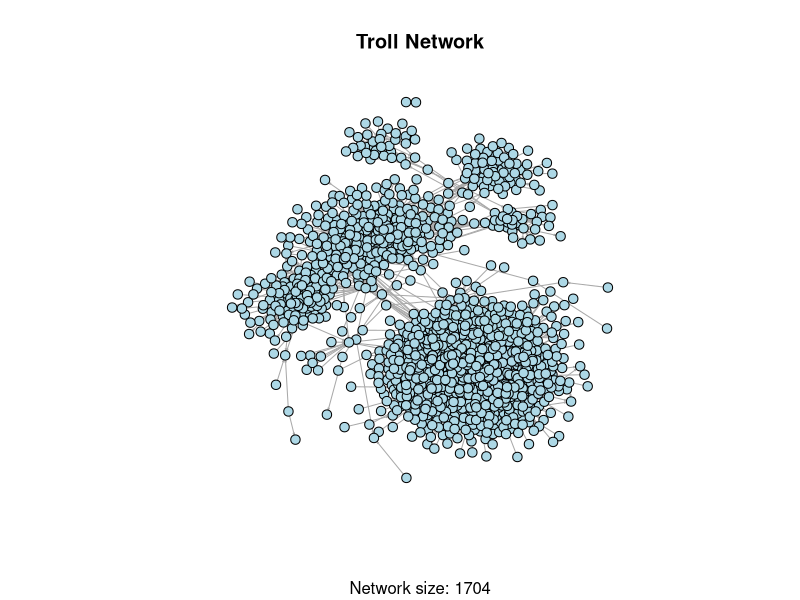
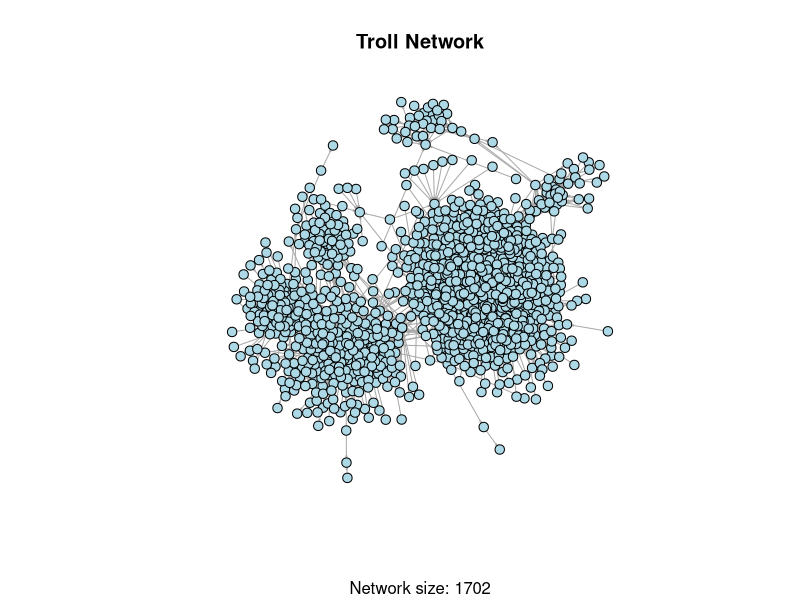
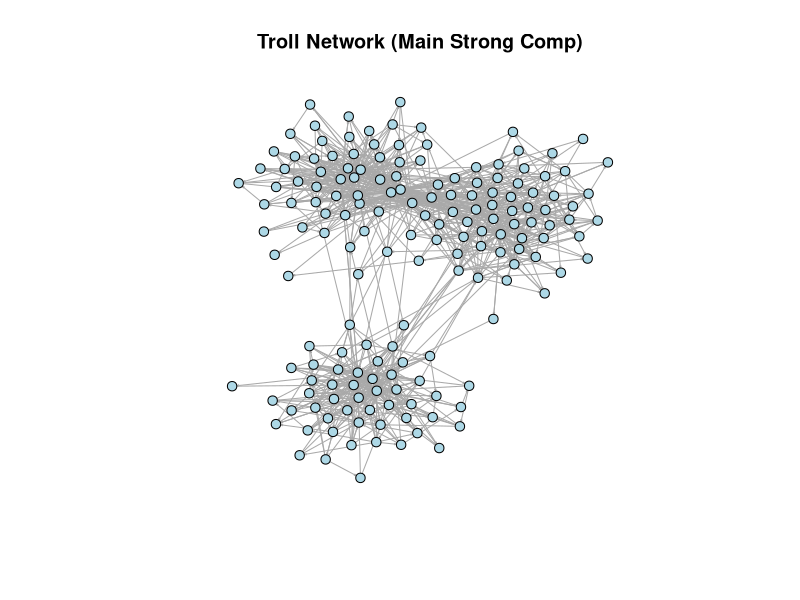
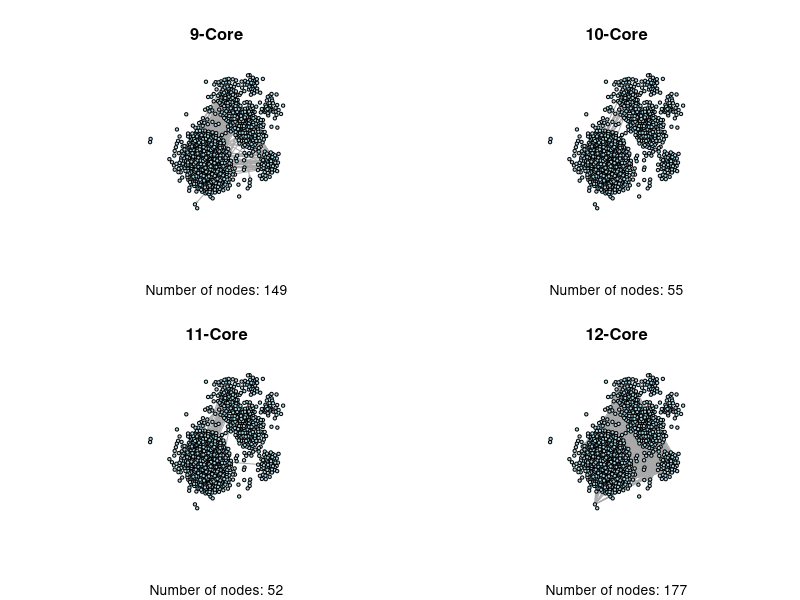
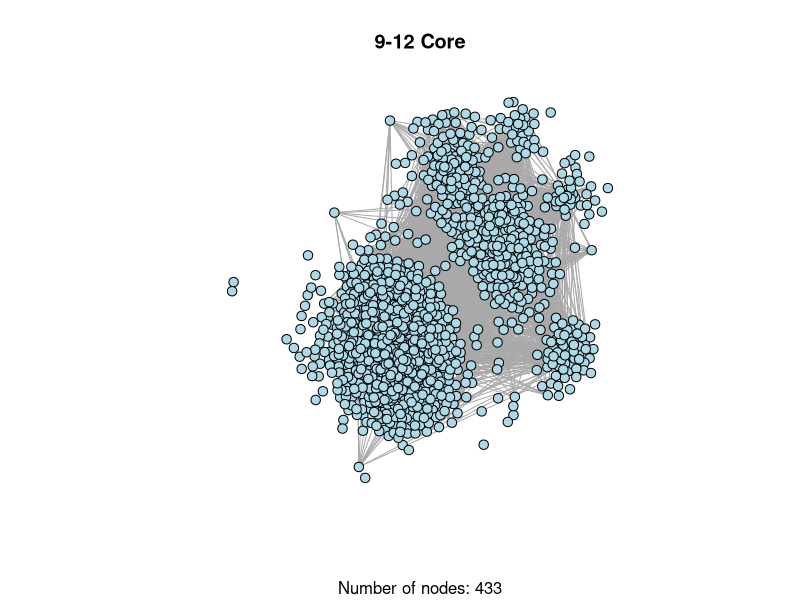
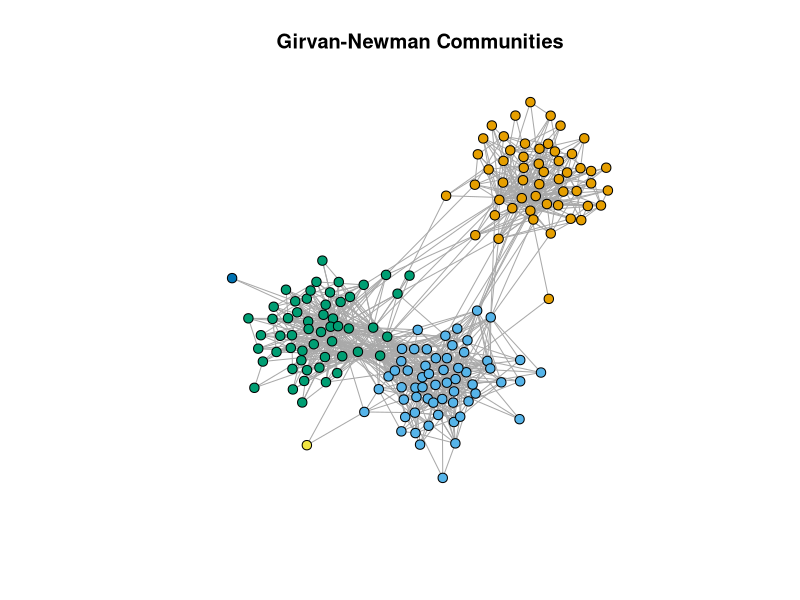
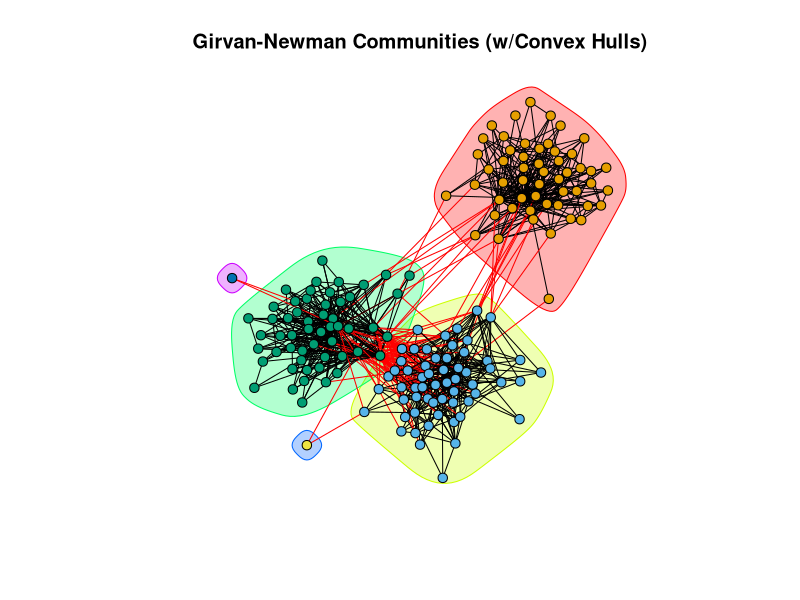
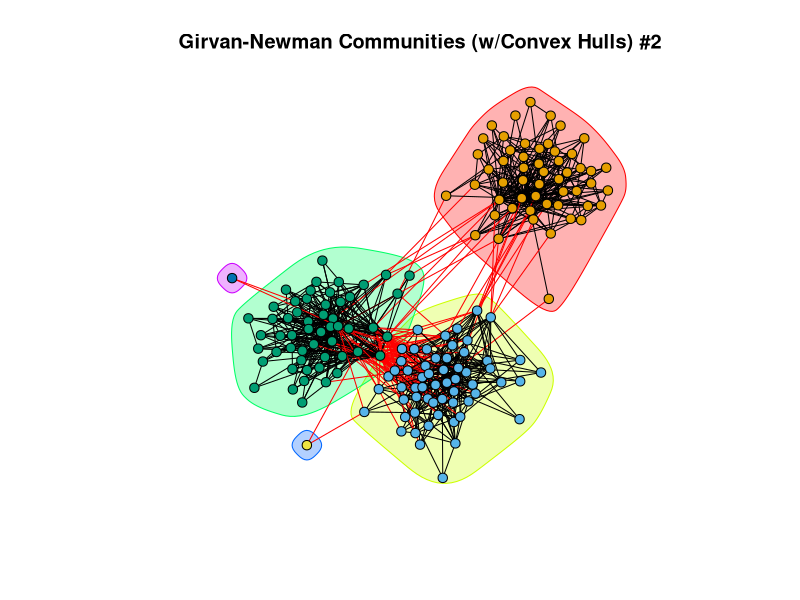

Generate these figures, in order, with R:
## ---- chunk 1
#################################################
# What: Detecting Subgroups in R with igraph
# Created: 02.28.14
# Revised: 01.24.22
#################################################
## ---- chunk 2
library(igraph)
## ---- chunk 3
read.csv("data/Troll_EL.csv", header = TRUE) %>%
  head()
## ---- chunk 4
troll_g <- read.csv("data/Troll_EL.csv", header = TRUE) %>%
  graph_from_data_frame(directed = TRUE) 
## ---- chunk 5
is.directed(troll_g)
## ---- chunk 6
vcount(troll_g) 
## ---- chunk 7
plot(troll_g,
     layout = layout_with_graphopt,
     main = "Troll Network",
     sub = paste0("Network size: ", vcount(troll_g)),
     vertex.color = "lightblue", 
     vertex.label = NA,
     vertex.size = 5, 
     edge.arrow.size = 0.1)
## ---- chunk 8
w_comp <- decompose(troll_g, mode = "weak")
## ---- chunk 9
length(w_comp)

w_comp
## ---- chunk 10
decompose(troll_g, 
          mode = "weak", 
          # The minimum number of nodes a component should contain
          min.vertices = 2)
## ---- chunk 11
w_comp[[1]]
## ---- chunk 12
plot(w_comp[[1]],
     layout = layout_with_graphopt,
     main = "Troll Network",
     sub = paste0("Network size: ", vcount(w_comp[[1]])),
     vertex.color = "lightblue", 
     vertex.label = NA,
     vertex.size = 5, 
     edge.arrow.size = 0.1)
## ---- chunk 13
s_comp <- clusters(troll_g, mode = "strong")
## ---- chunk 14
names(s_comp)
## ---- chunk 15
s_comp$no
## ---- chunk 16
lg_s_comp <- induced_subgraph(troll_g,
                              vids = V(troll_g)[which(
                                s_comp$membership == which.max(s_comp$csize))]
                              )
lg_s_comp
## ---- chunk 17
plot(lg_s_comp,
     layout = layout_with_graphopt, 
     main = "Troll Network (Main Strong Comp)",
     vertex.color = "lightblue",
     vertex.label = NA,
     vertex.size = 5, 
     edge.arrow.size = .1)
## ---- chunk 18
# Extract the largest weak component
w_comp_main <- w_comp[[1]]
# Find all cliques
w_comp_main_cliques <- cliques(w_comp_main)
# Measure the output
length(w_comp_main_cliques)
## ---- chunk 19
# Find all cliques
w_comp_main_cliques <- cliques(w_comp_main, min = 3)
# Measure the output
length(w_comp_main_cliques)
## ---- chunk 20
count_max_cliques(w_comp_main)
## ---- chunk 21
count_max_cliques(w_comp_main, min = 3)
## ---- chunk 22
clique_num(w_comp_main)
## ---- chunk 23
count_max_cliques(w_comp_main, min = 8) 
## ---- chunk 24
troll_kcore <- coreness(troll_g)
troll_kcore[1:5]
## ---- chunk 25
table(troll_kcore)
## ---- chunk 26
troll_g <- set.vertex.attribute(troll_g,
                                # Name the vertex attribute
                                name = "kcore",
                                # The values for all vertices
                                value = coreness(troll_g))
# Take a look at the graph with a new vertex attribute
troll_g
## ---- chunk 27
# Extract 9-core
induced_subgraph(troll_g,
                 # Create a logical vector of which vertices to keep using the
                 # V() function and the $ accessor to set up a logical test
                 vids = V(troll_g)$kcore == 9)
## ---- chunk 28
par(mfrow = c(2, 2))

# Save the coordinates
coords <- layout_with_graphopt(troll_g)

# Create a 9-core graph
induced_subgraph(troll_g,
                 vids = V(troll_g)$kcore == 9) %>%
  # 'and then' plot it
  plot(main = "9-Core",
       sub = paste0("Number of nodes: ", vcount(.)),
       layout = coords,
       vertex.label = NA,
       vertex.size = 5,
       vertex.color = "lightblue",
       edge.arrow.size = 0.1)

# Create a 10-core graph
induced_subgraph(troll_g,
                 vids = V(troll_g)$kcore == 10) %>%
  # 'and then' plot it
  plot(main = "10-Core",
       sub = paste0("Number of nodes: ", vcount(.)),
       layout = coords,
       vertex.label = NA,
       vertex.size = 5,
       vertex.color = "lightblue",
       edge.arrow.size = 0.1)

# Create a 11-core graph
induced_subgraph(troll_g,
                 vids = V(troll_g)$kcore == 11) %>%
  # 'and then' plot it
  plot(main = "11-Core",
       sub = paste0("Number of nodes: ", vcount(.)),
       layout = coords,
       vertex.label = NA,
       vertex.size = 5,
       vertex.color = "lightblue",
       edge.arrow.size = 0.1)

# Create a 12-core graph
induced_subgraph(troll_g,
                 vids = V(troll_g)$kcore == 12) %>%
  # 'and then' plot it
  plot(main = "12-Core",
       sub = paste0("Number of nodes: ", vcount(.)),
       layout = coords,
       vertex.label = NA,
       vertex.size = 5,
       vertex.color = "lightblue",
       edge.arrow.size = 0.1)

# Turn off the graphic devices
dev.off()
## ---- chunk 29
induced_subgraph(troll_g, troll_kcore >= 9) %>%
  plot(main = "9-12 Core",
       sub = paste0("Number of nodes: ", vcount(.)),
       layout = coords,
       vertex.label = NA,
       vertex.size = 5,
       vertex.color = "lightblue",
       edge.arrow.size = 0.1)
## ---- chunk 30
lg_s_comp_simp <- lg_s_comp %>%
  as.undirected()

lg_s_comp_simp
## ---- chunk 31
gn <- cluster_edge_betweenness(lg_s_comp_simp)
# Take a look at the object
gn
## ---- chunk 32
names(gn)
## ---- chunk 33
# Print modularity score
modularity(gn)
# Print the number of identified communities
length(gn)
## ---- chunk 34
# Calculate normalized modularity (qprime) by dividing the modularity by the 
# product of 1 minus the inverse of the number of communities. 
qprime_gn <- modularity(gn)/(1 - (1/length(gn)))
# Take a look
qprime_gn
## ---- chunk 35
# Add membership attribute to graph
lg_s_comp_simp <- set.vertex.attribute(lg_s_comp_simp,
                                       name = "gn_membership",
                                       value = membership(gn))

# Store coordinates to use later
coords <- layout_with_fr(lg_s_comp_simp)

# Plot
plot(lg_s_comp_simp,
     layout = coords,
     main = "Girvan-Newman Communities",
     vertex.label = NA,
     vertex.size = 5,
     vertex.color = get.vertex.attribute(lg_s_comp_simp, "gn_membership")
     )
## ---- chunk 36
plot(gn,
     lg_s_comp_simp,
     layout = coords,
     main = "Girvan-Newman Communities (w/Convex Hulls)",
     vertex.label = NA,
     vertex.size = 5,
     vertex.color = get.vertex.attribute(lg_s_comp_simp, "gn_membership")
     )
## ---- chunk 37
plot(gn,
     lg_s_comp_simp,
     layout = coords,
     main = "Girvan-Newman Communities (w/Convex Hulls) #2",
     vertex.label = NA,
     vertex.size = 5)
## ---- chunk 38
wt <- cluster_walktrap(lg_s_comp_simp)
## ---- chunk 39
data.frame(
  "modularity" = modularity(wt),
  "normalized modularity" = modularity(wt)/(1 - (1/length(wt))),
  "communities" = length(wt)
)
## ---- chunk 40
plot(wt,
     lg_s_comp_simp,
     layout = coords,
     main = "Walktrap (w/ Convex Hulls)",
     vertex.label = NA,
     vertex.size = 5)
## ---- chunk 41
sg <- cluster_spinglass(lg_s_comp_simp)
## ---- chunk 42
data.frame(
  "modularity" = modularity(sg),
  "normalized modularity" = modularity(sg)/(1 - (1/length(sg))),
  "communities" = length(sg)
)
## ---- chunk 43
plot(sg,
     lg_s_comp_simp,
     layout = coords,
     main = "Spin-Glass (w/ Convex Hulls)",
     vertex.label = NA,
     vertex.size = 5)
## ---- chunk 44
lo <- cluster_louvain(lg_s_comp_simp)
## ---- chunk 45
data.frame(
  "modularity" = modularity(lo),
  "normalized modularity" = modularity(lo)/(1 - (1/length(lo))),
  "communities" = length(lo)
)
## ---- chunk 46
plot(lo,
     lg_s_comp_simp,
     layout = coords,
     main = "Louvain (w/ Convex Hulls)",
     vertex.label = NA,
     vertex.size = 5)
## ---- chunk 47
# Create the data.frame
community <- data.frame("Algorithm" = c("Girvan-Newman", "Walktrap",
                                        "Spin Glass", "Louvain"),
                        "Number of Groups" = c(length(gn), length(wt),
                                               length(sg), length(lo)),
                        "Modularity" = c(modularity(gn), modularity(wt),
                                         modularity(sg), modularity(lo)),
                        "Normalized Modularity" = c(
                          modularity(gn)/(1 - (1/length(gn))),
                          modularity(wt)/(1 - (1/length(wt))),
                          modularity(sg)/(1 - (1/length(sg))),
                          modularity(lo)/(1 - (1/length(lo)))
                          ))

community
